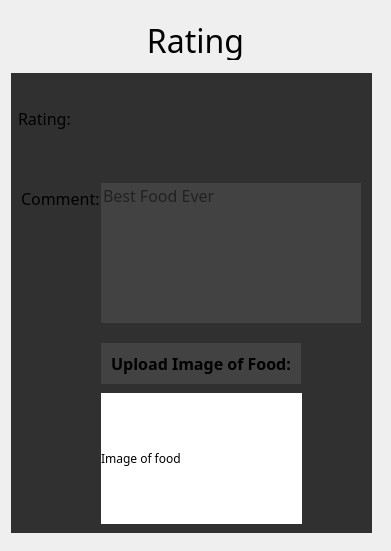
      <widget class="QWidget" name="scrollAreaWidgetContents_9">
       <property name="geometry">
        <rect>
         <x>0</x>
         <y>0</y>
         <width>391</width>
         <height>551</height>
        </rect>
       </property>
       <layout class="QVBoxLayout" name="verticalLayout_8">
        <item>
         <widget class="QLabel" name="label_13">
          <property name="minimumSize">
           <size>
            <width>0</width>
            <height>42</height>
           </size>
          </property>
          <property name="maximumSize">
           <size>
            <width>16777215</width>
            <height>42</height>
           </size>
          </property>
          <property name="font">
           <font>
            <family>Nirmala UI Semilight</family>
            <pointsize>24</pointsize>
           </font>
          </property>
          <property name="text">
           <string>&lt;html&gt;&lt;head/&gt;&lt;body&gt;&lt;p align=&quot;center&quot;&gt;Rating&lt;/p&gt;&lt;/body&gt;&lt;/html&gt;</string>
          </property>
         </widget>
        </item>
        <item>
         <widget class="QGroupBox" name="groupBox_17">
          <property name="minimumSize">
           <size>
            <width>361</width>
            <height>430</height>
           </size>
          </property>
          <property name="maximumSize">
           <size>
            <width>361</width>
            <height>460</height>
           </size>
          </property>
          <property name="styleSheet">
           <string notr="true">background-color: rgb(48, 48, 48);
border:0;</string>
          </property>
          <property name="title">
           <string/>
          </property>
          <widget class="QPushButton" name="UploadButton">
           <property name="geometry">
            <rect>
             <x>90</x>
             <y>270</y>
             <width>200</width>
             <height>41</height>
            </rect>
           </property>
           <property name="font">
            <font>
             <family>Nirmala UI Semilight</family>
             <pointsize>12</pointsize>
             <weight>75</weight>
             <bold>true</bold>
            </font>
           </property>
           <property name="styleSheet">
            <string notr="true">background-color: rgb(66, 66, 66);
</string>
           </property>
           <property name="text">
            <string>Upload Image of Food:</string>
           </property>
          </widget>
          <widget class="QLabel" name="FoodChoiceImage">
           <property name="geometry">
            <rect>
             <x>90</x>
             <y>320</y>
             <width>201</width>
             <height>131</height>
            </rect>
           </property>
           <property name="minimumSize">
            <size>
             <width>201</width>
             <height>131</height>
            </size>
           </property>
           <property name="maximumSize">
            <size>
             <width>201</width>
             <height>131</height>
            </size>
           </property>
           <property name="font">
            <font>
             <family>Candara</family>
            </font>
           </property>
           <property name="styleSheet">
            <string notr="true">background-color: rgb(255, 255, 255);</string>
           </property>
           <property name="text">
            <string>Image of food</string>
           </property>
          </widget>
          <widget class="QLabel" name="label_30">
           <property name="geometry">
            <rect>
             <x>7</x>
             <y>20</y>
             <width>60</width>
             <height>51</height>
            </rect>
           </property>
           <property name="font">
            <font>
             <family>Nirmala UI Semilight</family>
             <pointsize>12</pointsize>
            </font>
           </property>
           <property name="text">
            <string>Rating:</string>
           </property>
          </widget>
          <widget class="QPushButton" name="Star1">
           <property name="geometry">
            <rect>
             <x>60</x>
             <y>20</y>
             <width>61</width>
             <height>51</height>
            </rect>
           </property>
           <property name="font">
            <font>
             <family>Nirmala UI Semilight</family>
            </font>
           </property>
           <property name="styleSheet">
            <string notr="true">#Star1 {
backgroud-color: transparent;
border-image: url(:greyStar.jpeg);
background: none;
border: none;
backgroud-repeat: none;
}
#Star1:pressed,
#Star1:checked
{
border-image: url(:yelloStar.png);
}</string>
           </property>
           <property name="text">
            <string/>
           </property>
          </widget>
          <widget class="QPushButton" name="Star2">
           <property name="geometry">
            <rect>
             <x>120</x>
             <y>20</y>
             <width>61</width>
             <height>51</height>
            </rect>
           </property>
           <property name="styleSheet">
            <string notr="true">#Star2 {
backgroud-color: transparent;
border-image: url(:greyStar.jpeg);
background: none;
border: none;
backgroud-repeat: none;
}
#Star2:pressed,
#Star2:checked
{
border-image: url(:yelloStar.png);
}</string>
           </property>
           <property name="text">
            <string/>
           </property>
          </widget>
          <widget class="QPushButton" name="Star3">
           <property name="geometry">
            <rect>
             <x>180</x>
             <y>20</y>
             <width>61</width>
             <height>51</height>
            </rect>
           </property>
           <property name="styleSheet">
            <string notr="true">#Star3 {
backgroud-color: transparent;
border-image: url(:greyStar.jpeg);
background: none;
border: none;
backgroud-repeat: none;
}
#Star3:pressed,
#Star3:checked
{
border-image: url(:yelloStar.png);
}</string>
           </property>
           <property name="text">
            <string/>
           </property>
          </widget>
          <widget class="QPushButton" name="Star4">
           <property name="geometry">
            <rect>
             <x>240</x>
             <y>20</y>
             <width>61</width>
             <height>51</height>
            </rect>
           </property>
           <property name="styleSheet">
            <string notr="true">#Star4 {
backgroud-color: transparent;
border-image: url(:greyStar.jpeg);
background: none;
border: none;
backgroud-repeat: none;
}
#Star4:pressed,
#Star4:checked
{
border-image: url(:yelloStar.png);
}</string>
           </property>
           <property name="text">
            <string/>
           </property>
          </widget>
          <widget class="QPushButton" name="Star5">
           <property name="geometry">
            <rect>
             <x>300</x>
             <y>20</y>
             <width>61</width>
             <height>51</height>
            </rect>
           </property>
           <property name="styleSheet">
            <string notr="true">#Star5 {
backgroud-color: transparent;
border-image: url(:greyStar.jpeg);
background: none;
border: none;
backgroud-repeat: none;
}
#Star5:pressed,
#Star5:checked
{
border-image: url(:yelloStar.png);
}</string>
           </property>
           <property name="text">
            <string/>
           </property>
          </widget>
          <widget class="QLabel" name="CommentLabel">
           <property name="geometry">
            <rect>
             <x>10</x>
             <y>100</y>
             <width>81</width>
             <height>51</height>
            </rect>
           </property>
           <property name="font">
            <font>
             <family>Nirmala UI Semilight</family>
             <pointsize>12</pointsize>
            </font>
           </property>
           <property name="text">
            <string>Comment:</string>
           </property>
          </widget>
          <widget class="QLineEdit" name="CommentInput">
           <property name="geometry">
            <rect>
             <x>90</x>
             <y>110</y>
             <width>260</width>
             <height>140</height>
            </rect>
           </property>
           <property name="font">
            <font>
             <family>Nirmala UI Semilight</family>
             <pointsize>12</pointsize>
            </font>
           </property>
           <property name="styleSheet">
            <string notr="true">background-color: rgb(66, 66, 66);</string>
           </property>
           <property name="inputMask">
            <string/>
           </property>
           <property name="text">
            <string/>
           </property>
           <property name="maxLength">
            <number>500</number>
           </property>
           <property name="frame">
            <bool>false</bool>
           </property>
           <property name="alignment">
            <set>Qt::AlignLeading|Qt::AlignLeft|Qt::AlignTop</set>
           </property>
           <property name="placeholderText">
            <string>Best Food Ever</string>
           </property>
          </widget>
         </widget>
        </item>
       </layout>
      </widget>
